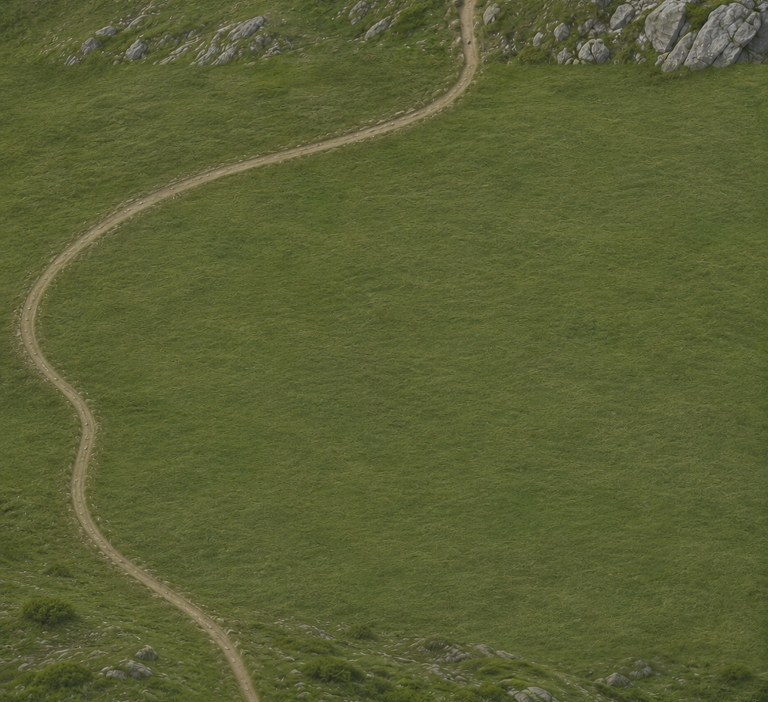
#> input picture src/assets/montana/parada-03.jpg, 1536 x 1404 px, given in place of montana-completa.png, which was not available (shown at 1/2 size)
$ python verificar_v3.py
#> lines starting #> are read from the running program, lines starting #| are printed output that depends on the picture
#!/usr/bin/env python3
"""Auditoría reproducible; las detecciones son candidatos, requieren revisión visual."""
from pathlib import Path
import argparse,hashlib,json
import cv2
import numpy as np
from PIL import Image,ImageDraw
cv2.setNumThreads(1)
ROOT=Path(__file__).resolve().parents[1]

def runs(mask):
    ends=np.flatnonzero(np.diff(np.r_[0,np.asarray(mask,dtype=np.int8),0]))
    return ends.reshape(-1,2)

def scan_axis(field,axis,kind,delta,threshold):
    # Comparar bandas separadas, promediar 51 px a lo largo del borde.
    z=field if axis=='horizontal' else field.T
    z=cv2.blur(z,(51,1));d=np.zeros_like(z)
    d[delta:-delta]=z[2*delta:]-z[:-2*delta]
    result=[]
    for row in range(max(50,delta),len(z)-max(50,delta),4):
        # Se omite el cielo, no el terreno, para horizontales.
        if axis=='horizontal' and row<650:continue
        for sign in (1,-1):
            original=(d[row]*sign>=threshold)
            closed=cv2.morphologyEx(original.astype(np.uint8)[None],cv2.MORPH_CLOSE,np.ones((1,25),np.uint8))[0]
            for lo,hi in runs(closed):
                if hi-lo<=250:continue
                support=float(original[lo:hi].mean())
                if support<.75:continue
                coords=[int(lo),row,int(hi-1),row] if axis=='horizontal' else [row,int(lo),row,int(hi-1)]
                result.append(dict(method='gradient_scan',feature=kind,axis=axis,coords=coords,length_px=int(hi-lo),support_fraction=support,mean_band_difference=float(np.mean(d[row,lo:hi]*sign)),sign=sign))
    return result

def merge_candidates(lines):
    # Colapsar respuestas paralelas del mismo borde a menos de 36 px.
    kept=[]
    for item in sorted(lines,key=lambda x:(-x['length_px'],-x.get('support_fraction',1))):
        a=item['coords']; horizontal=item['axis']=='horizontal'
        along=(a[0],a[2]) if horizontal else (a[1],a[3]);across=a[1] if horizontal else a[0]
        duplicate=False
        for k in kept:
            if k['axis']!=item['axis']:continue
            b=k['coords'];balong=(b[0],b[2]) if horizontal else (b[1],b[3]);bacross=b[1] if horizontal else b[0]
            overlap=max(0,min(along[1],balong[1])-max(along[0],balong[0]))
            if abs(across-bacross)<=36 and overlap>.6*min(along[1]-along[0],balong[1]-balong[0]):duplicate=True;break
        if not duplicate:kept.append(item)
    return sorted(kept,key=lambda x:(x['coords'][1],x['coords'][0]))

def boundaries(rgb):
    gray=cv2.cvtColor(rgb,cv2.COLOR_RGB2GRAY).astype(np.float32)
    smooth=cv2.GaussianBlur(gray,(0,0),6)
    std=np.sqrt(np.maximum(0,cv2.GaussianBlur(gray*gray,(0,0),6)-smooth*smooth))
    raw=[]
    for axis in ('horizontal','vertical'):
        raw+=scan_axis(smooth,axis,'luminance',10,7)
        raw+=scan_axis(std,axis,'local_texture_std',20,8)
    # Canny multiescala + Hough. Teselas de 1100 px y solapamiento de 300.
    # Las líneas requieren >250 px y huecos <=5 px, para no unir textura disjunta.
    hough=[]
    for sigma,low,high in ((1,30,70),(2,12,30),(4,5,15)):
        z=cv2.GaussianBlur(gray.astype(np.uint8),(0,0),sigma)
        for top in range(600,len(gray),800):
            e=cv2.Canny(z[top:top+1100],low,high)
            found=cv2.HoughLinesP(e,1,np.pi/180,120,minLineLength=251,maxLineGap=5)
            if found is None:continue
            for x1,y1,x2,y2 in found.reshape(-1,4):
                x1,y1,x2,y2=map(int,(x1,y1+top,x2,y2+top))
                dx,dy=abs(x2-x1),abs(y2-y1)
                if min(dx,dy)>5 or max(dx,dy)<=250:continue
                axis='horizontal' if dx>dy else 'vertical'
                if (axis=='horizontal' and x2<x1) or (axis=='vertical' and y2<y1):x1,x2,y1,y2=x2,x1,y2,y1
                hough.append(dict(method='Canny_HoughLinesP',feature='luminance',axis=axis,coords=[x1,y1,x2,y2],length_px=float(np.hypot(dx,dy)),sigma=sigma))
    return merge_candidates(raw+hough),raw,hough

def preservation(rgb):
    ref=np.asarray(Image.open(ROOT/'v2/montana-completa.png').convert('RGB'))
    result={'same_size_as_v2':rgb.shape==ref.shape}
    if rgb.shape!=ref.shape:return result
    changed=np.any(rgb!=ref,axis=2);allowed=np.zeros(changed.shape,dtype=bool)
    allowed[1900:2200,0:700]=True;allowed[5730:]=True
    bad=changed&~allowed
    result.update(changed_pixels=int(changed.sum()),changed_outside_authorized_regions=int(bad.sum()),unchanged_outside_authorized_regions=not bool(bad.any()))
    if bad.any():
        ys,xs=np.where(bad);result['unauthorized_change_bbox_xyxy']=[int(xs.min()),int(ys.min()),int(xs.max()+1),int(ys.max()+1)]
    manifest_path=ROOT/'proceso/v2-sha256.json'
    if manifest_path.exists():
        manifest=json.loads(manifest_path.read_text());badfiles=[]
        for name,digest in manifest.items():
            f=ROOT/'v2'/name
            if not f.exists() or hashlib.sha256(f.read_bytes()).hexdigest()!=digest:badfiles.append(name)
        result['frozen_v2_files_checked']=len(manifest);result['frozen_v2_mismatches']=badfiles
    for name in ('01-cumbre','02-alto','03-medio','04-bosque'):
        a=ROOT/'segmentos'/f'{name}.png';b=ROOT/'v2/segmentos'/f'{name}.png'
        if a.exists():result[f'segment_{name}_byte_identical']=a.read_bytes()==b.read_bytes()
    return result

def repeated_patches(rgb):
    # Búsqueda de clones exactos en teselas de 64 px; duplicados aproximados con
    # correlación >.995 y RMS <2 tras centrar luminancia, solo candidatos.
    seen={};exact=[];patches=[];coords=[]
    gray=cv2.cvtColor(rgb,cv2.COLOR_RGB2GRAY)
    for y in range(5890,len(rgb)-63,64):
        for x in range(0,rgb.shape[1]-63,64):
            p=rgb[y:y+64,x:x+64];h=hashlib.sha256(p.tobytes()).hexdigest()
            if h in seen:exact.append({'a':seen[h],'b':[x,y]})
            seen[h]=[x,y]
            q=cv2.resize(gray[y:y+64,x:x+64],(16,16),interpolation=cv2.INTER_AREA).astype(np.float32).ravel()
            q-=q.mean()
            if np.std(q)>1:patches.append(q);coords.append([x,y])
    approximate=[];best=None
    if patches:
        a=np.stack(patches);norm=np.linalg.norm(a,axis=1);u=a/norm[:,None]
        corr=u@u.T;np.fill_diagonal(corr,-1)
        for i in range(len(coords)):
            for j in range(i):
                if abs(coords[i][0]-coords[j][0])<128 and abs(coords[i][1]-coords[j][1])<128:corr[i,j]=corr[j,i]=-1
        i,j=np.unravel_index(np.argmax(corr),corr.shape)
        best={'a':coords[i],'b':coords[j],'correlation':float(corr[i,j]),'centered_rms':float(np.sqrt(np.mean((a[i]-a[j])**2)))}
        for i,j in zip(*np.where(np.triu(corr,1)>.995)):
            rms=float(np.sqrt(np.mean((a[i]-a[j])**2)))
            if rms<2:approximate.append({'a':coords[i],'b':coords[j],'correlation':float(corr[i,j]),'centered_rms':rms})
    return dict(patch_size=64,exact_duplicates=exact,approximate_candidates=approximate,highest_distant_correlation=best,note='Solo rejilla sin desplazamiento; no demuestra ausencia de clones arbitrarios ni sustituye inspección.')

def main():
    ap=argparse.ArgumentParser();ap.add_argument('--input',type=Path,default=ROOT/'montana-completa.png');ap.add_argument('--prefix',default='auditoria-v3');args=ap.parse_args()
    if Path(args.prefix).name!=args.prefix or not args.prefix.startswith('auditoria-v3'):raise ValueError('Prefix must be a filename beginning auditoria-v3')
    im=Image.open(args.input).convert('RGB');rgb=np.asarray(im);candidates,raw,hough=boundaries(rgb)
#> in main, im is the input picture: PIL image 1536x1404 RGB; mean R, G, B 89.7, 95.7, 52.6
#> in boundaries, `gray=cv2.cvtColor(rgb,cv2.COLOR_RGB2GRAY).astype(np.float32)`:
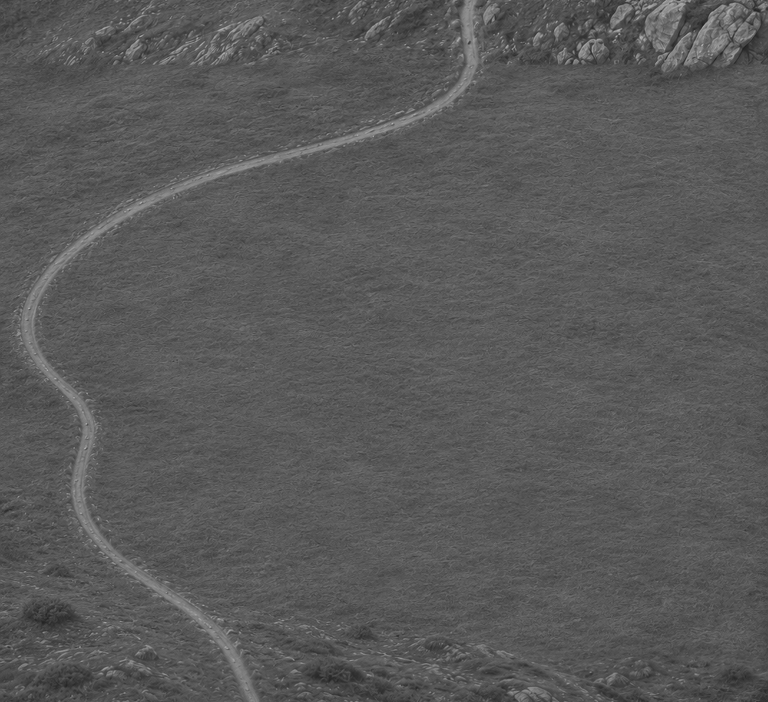
#> gray: shape (1404, 1536) float32 (shown at 1/2 size); min 28, max 202, mean 89
#> in boundaries, `std=np.sqrt(np.maximum(0,cv2.GaussianBlur(gray*gray,(0,0),6)-smooth*sm..`:
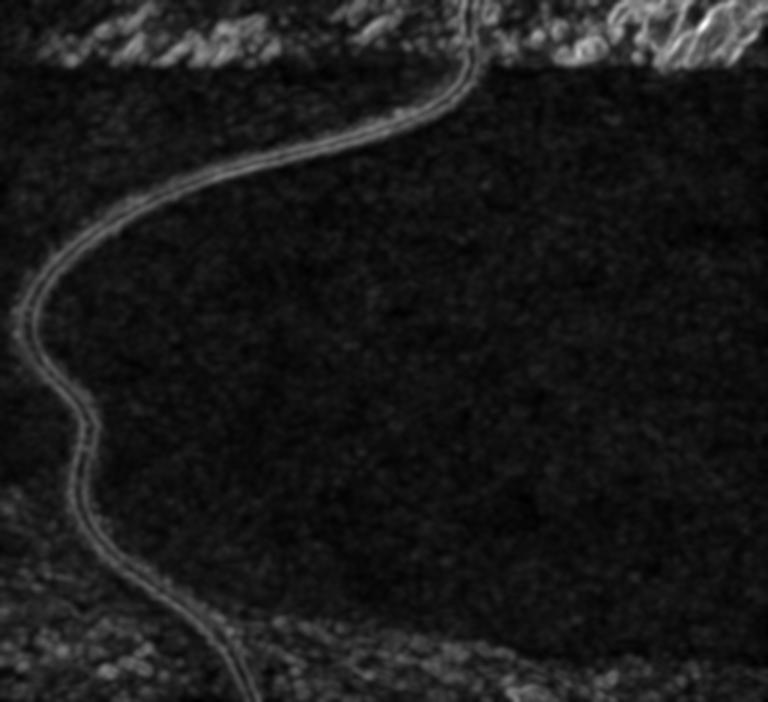
#> std: shape (1404, 1536) float32 (shown at 1/2 size); min 4.24, max 47.15, mean 8.6; drawn with min black and max white
#> the loop in boundaries, `for axis in ('horizontal','vertical'):` made 2 passes
#> pass 1, in scan_axis (call 2), `z = cv2.blur(z, (51, 1))`:
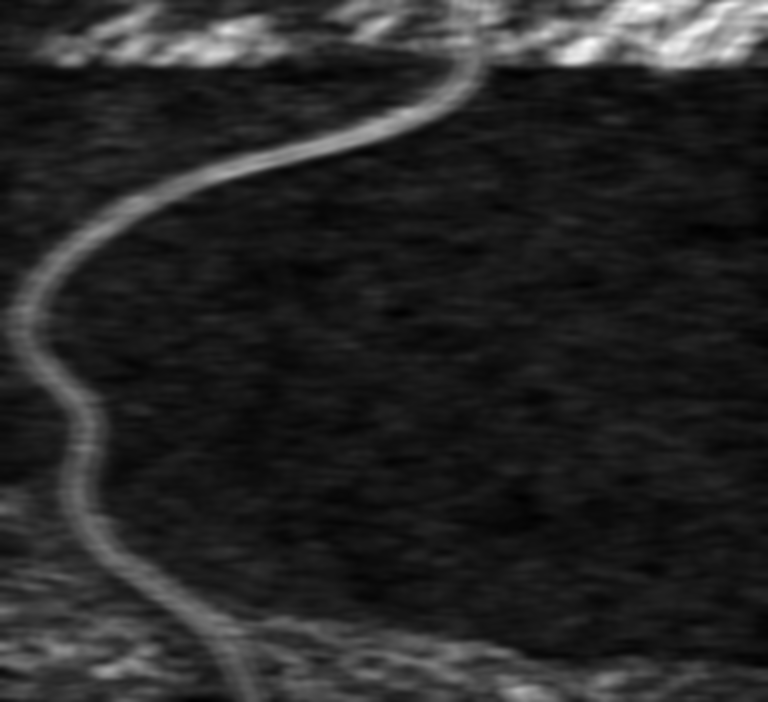
#> z: shape (1404, 1536) float32 (shown at 1/2 size); min 4.87, max 29.66, mean 8.6; drawn with min black and max white
#> pass 2, in scan_axis (call 3), `z=field if axis=='horizontal' else field.T`:
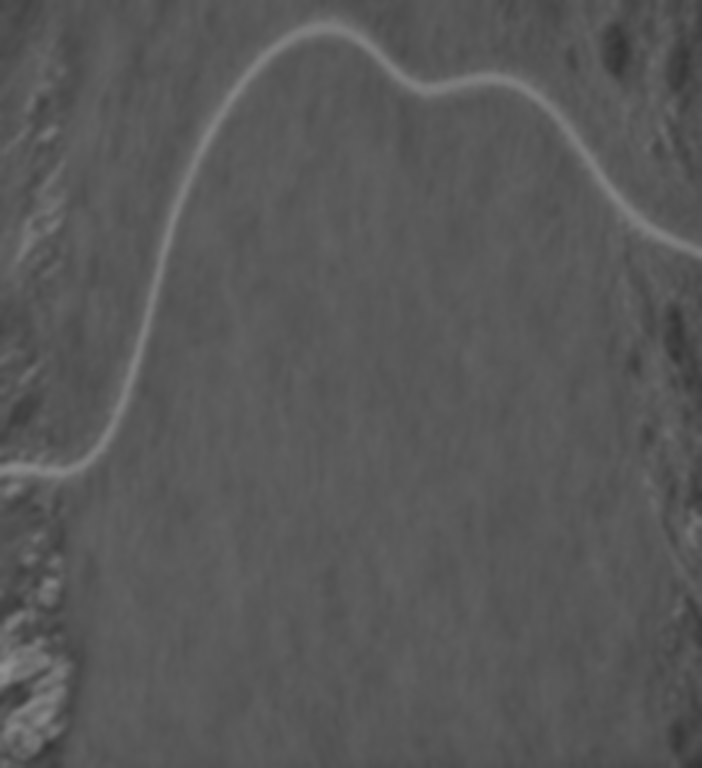
#> z: shape (1536, 1404) float32 (shown at 1/2 size); min 52.3, max 144, mean 89
#> after the loop in boundaries, `for sigma,low,high in ((1,30,70),(2,12,30),(4,5,15)):`: hough = []
#> after `candidates, raw, hough = boundaries(rgb)`: candidates = 3 items; raw = 8 items; hough = []
    report={'input':str(args.input),'size':list(im.size),'expected_size':[1536,8450],'size_ok':im.size==(1536,8450),'preservation':preservation(rgb),'straight_line_check':{'coordinate_origin':'top-left','minimum_length_exclusive_px':250,'method':'Canny/Hough multiescala y escaneo de diferencia de luminancia y desviación local de textura; ambos ejes. Relleno de huecos <=24 px, soporte >=75%. Consolidación de respuestas separadas <=36 px.','thresholds':{'luminance_band_delta_px':10,'luminance_difference':7,'texture_band_delta_px':20,'texture_std_difference':8,'along_edge_average_px':51},'candidates':candidates,'raw_gradient_candidates':raw,'raw_hough_candidates':hough,'status':'REQUIERE_REVISION_VISUAL' if candidates else 'NINGUN_CANDIDATO_CON_ESTOS_UMBRALES','limitation':'No existe garantía matemática de detectar todo borde perceptual. Bordes curvos, sendero y relieve pueden dar falsos positivos; clasificar visualmente cada candidato.'},'junctions':[],'patches':repeated_patches(rgb)}
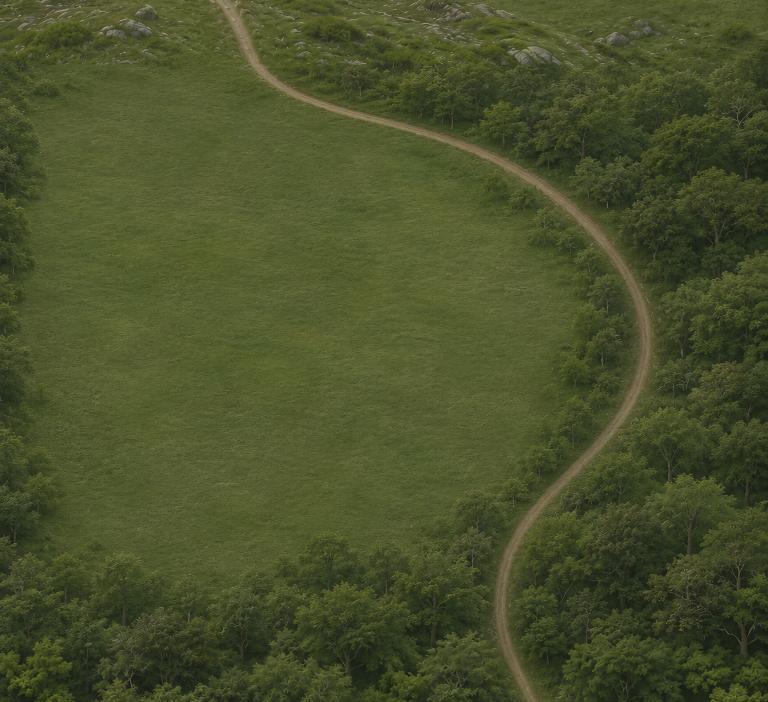
#> input picture src/assets/montana/parada-04.jpg, 3072 x 2808 px, given in place of montana-completa.png, which was not available (shown at 1/4 size)
#> in preservation, ref is the input picture: shape (2808, 3072, 3); mean R, G, B 73.1, 80.6, 43
#> after the loop in repeated_patches, `for y in range(5890,len(rgb)-63,64):`: seen = 0 items
    f=rgb.astype(np.float32)
    for y in (1968,3249,4529,5810,7090):
        report['junctions'].append(dict(y=y,adjacent_row_MAD=float(np.abs(f[y]-f[y-1]).mean()),MAD40=float(np.abs(f[y-40:y]-f[y:y+40]).mean()),mean_RGB_above40=f[y-40:y].mean(axis=(0,1)).tolist(),mean_RGB_below40=f[y:y+40].mean(axis=(0,1)).tolist()))
    hsv=cv2.cvtColor(rgb[5890:],cv2.COLOR_RGB2HSV);white=((hsv[:,:,2]>200)&(hsv[:,:,1]<40)).astype(np.uint8)
    n,labels,stats,centers=cv2.connectedComponentsWithStats(white,8)
    components=[{'center':[round(float(c[0]),1),round(float(c[1]+5890),1)],'area':int(s[4])} for s,c in zip(stats[1:],centers[1:]) if 2<=s[4]<=80]
    report['white_specks']={'definition':'V>200,S<40 en HSV OpenCV, componentes de 2..80 px; solo candidato, no diagnóstico de repetición','count':len(components),'components':components}
    out=ROOT/'proceso'/args.prefix;(out.with_suffix('.json')).write_text(json.dumps(report,ensure_ascii=False,indent=2)+'\n')
    preview=im.resize((768,round(im.height/2)),Image.Resampling.LANCZOS);draw=ImageDraw.Draw(preview)
    for i,c in enumerate(candidates,1):
        p=[round(v/2) for v in c['coords']];draw.line(p,fill='#ff3030',width=3);draw.text((p[0]+3,p[1]+3),str(i),fill='#fff000')
    preview.save(out.with_suffix('.jpg'),quality=95)
    print(json.dumps({'input':str(args.input),'size':im.size,'candidates':len(candidates),'lines':[c['coords'] for c in candidates],'preservation':report['preservation'],'exact_patch_duplicates':len(report['patches']['exact_duplicates']),'approximate_patch_candidates':len(report['patches']['approximate_candidates'])},ensure_ascii=False,indent=2))
#> (the run stopped early here; a loop or call above may not have finished)
